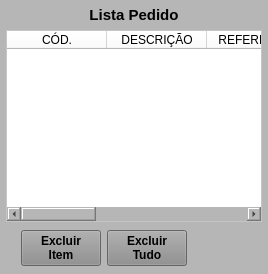
           <widget class="QWidget" name="widget_Cor5" native="true">
            <property name="styleSheet">
             <string notr="true">background-color: rgb(182, 182, 182);</string>
            </property>
            <layout class="QVBoxLayout" name="verticalLayout_3">
             <property name="leftMargin">
              <number>6</number>
             </property>
             <property name="topMargin">
              <number>6</number>
             </property>
             <property name="rightMargin">
              <number>6</number>
             </property>
             <property name="bottomMargin">
              <number>6</number>
             </property>
             <item>
              <widget class="QLabel" name="label_Titulo">
               <property name="maximumSize">
                <size>
                 <width>16777215</width>
                 <height>18</height>
                </size>
               </property>
               <property name="font">
                <font>
                 <pointsize>11</pointsize>
                 <weight>75</weight>
                 <bold>true</bold>
                </font>
               </property>
               <property name="text">
                <string>Lista Pedido</string>
               </property>
               <property name="alignment">
                <set>Qt::AlignCenter</set>
               </property>
              </widget>
             </item>
             <item>
              <widget class="QTableWidget" name="table_Pedido">
               <property name="sizePolicy">
                <sizepolicy hsizetype="Preferred" vsizetype="Preferred">
                 <horstretch>0</horstretch>
                 <verstretch>0</verstretch>
                </sizepolicy>
               </property>
               <property name="font">
                <font>
                 <pointsize>8</pointsize>
                </font>
               </property>
               <property name="styleSheet">
                <string notr="true">background-color: rgb(255, 255, 255);</string>
               </property>
               <column>
                <property name="text">
                 <string>CÓD.</string>
                </property>
               </column>
               <column>
                <property name="text">
                 <string>DESCRIÇÃO</string>
                </property>
               </column>
               <column>
                <property name="text">
                 <string>REFERÊNCIA</string>
                </property>
               </column>
               <column>
                <property name="text">
                 <string>UM</string>
                </property>
               </column>
               <column>
                <property name="text">
                 <string>QTDE</string>
                </property>
               </column>
               <column>
                <property name="text">
                 <string>ENTREGA</string>
                </property>
               </column>
              </widget>
             </item>
             <item>
              <widget class="QWidget" name="widget_25" native="true">
               <property name="minimumSize">
                <size>
                 <width>0</width>
                 <height>40</height>
                </size>
               </property>
               <property name="maximumSize">
                <size>
                 <width>16777215</width>
                 <height>40</height>
                </size>
               </property>
               <property name="styleSheet">
                <string notr="true"/>
               </property>
               <layout class="QHBoxLayout" name="horizontalLayout_24">
                <property name="spacing">
                 <number>6</number>
                </property>
                <property name="leftMargin">
                 <number>15</number>
                </property>
                <property name="topMargin">
                 <number>2</number>
                </property>
                <property name="rightMargin">
                 <number>15</number>
                </property>
                <property name="bottomMargin">
                 <number>2</number>
                </property>
                <item>
                 <widget class="QPushButton" name="btn_ExcluirItem">
                  <property name="sizePolicy">
                   <sizepolicy hsizetype="Fixed" vsizetype="Preferred">
                    <horstretch>0</horstretch>
                    <verstretch>0</verstretch>
                   </sizepolicy>
                  </property>
                  <property name="minimumSize">
                   <size>
                    <width>80</width>
                    <height>0</height>
                   </size>
                  </property>
                  <property name="maximumSize">
                   <size>
                    <width>80</width>
                    <height>16777215</height>
                   </size>
                  </property>
                  <property name="font">
                   <font>
                    <pointsize>9</pointsize>
                    <weight>75</weight>
                    <bold>true</bold>
                   </font>
                  </property>
                  <property name="cursor">
                   <cursorShape>PointingHandCursor</cursorShape>
                  </property>
                  <property name="layoutDirection">
                   <enum>Qt::LeftToRight</enum>
                  </property>
                  <property name="autoFillBackground">
                   <bool>false</bool>
                  </property>
                  <property name="styleSheet">
                   <string notr="true">background-color: rgb(141, 141, 141);</string>
                  </property>
                  <property name="text">
                   <string>Excluir
Item</string>
                  </property>
                  <property name="checkable">
                   <bool>false</bool>
                  </property>
                  <property name="autoDefault">
                   <bool>false</bool>
                  </property>
                  <property name="default">
                   <bool>false</bool>
                  </property>
                  <property name="flat">
                   <bool>false</bool>
                  </property>
                 </widget>
                </item>
                <item>
                 <widget class="QPushButton" name="btn_ExcluirTudo">
                  <property name="sizePolicy">
                   <sizepolicy hsizetype="Fixed" vsizetype="Preferred">
                    <horstretch>0</horstretch>
                    <verstretch>0</verstretch>
                   </sizepolicy>
                  </property>
                  <property name="minimumSize">
                   <size>
                    <width>80</width>
                    <height>0</height>
                   </size>
                  </property>
                  <property name="maximumSize">
                   <size>
                    <width>80</width>
                    <height>16777215</height>
                   </size>
                  </property>
                  <property name="font">
                   <font>
                    <pointsize>9</pointsize>
                    <weight>75</weight>
                    <bold>true</bold>
                   </font>
                  </property>
                  <property name="cursor">
                   <cursorShape>PointingHandCursor</cursorShape>
                  </property>
                  <property name="layoutDirection">
                   <enum>Qt::LeftToRight</enum>
                  </property>
                  <property name="autoFillBackground">
                   <bool>false</bool>
                  </property>
                  <property name="styleSheet">
                   <string notr="true">background-color: rgb(141, 141, 141);</string>
                  </property>
                  <property name="text">
                   <string>Excluir
Tudo</string>
                  </property>
                  <property name="checkable">
                   <bool>false</bool>
                  </property>
                  <property name="autoDefault">
                   <bool>false</bool>
                  </property>
                  <property name="default">
                   <bool>false</bool>
                  </property>
                  <property name="flat">
                   <bool>false</bool>
                  </property>
                 </widget>
                </item>
                <item>
                 <widget class="QLabel" name="label_40">
                  <property name="text">
                   <string/>
                  </property>
                 </widget>
                </item>
               </layout>
              </widget>
             </item>
            </layout>
           </widget>
